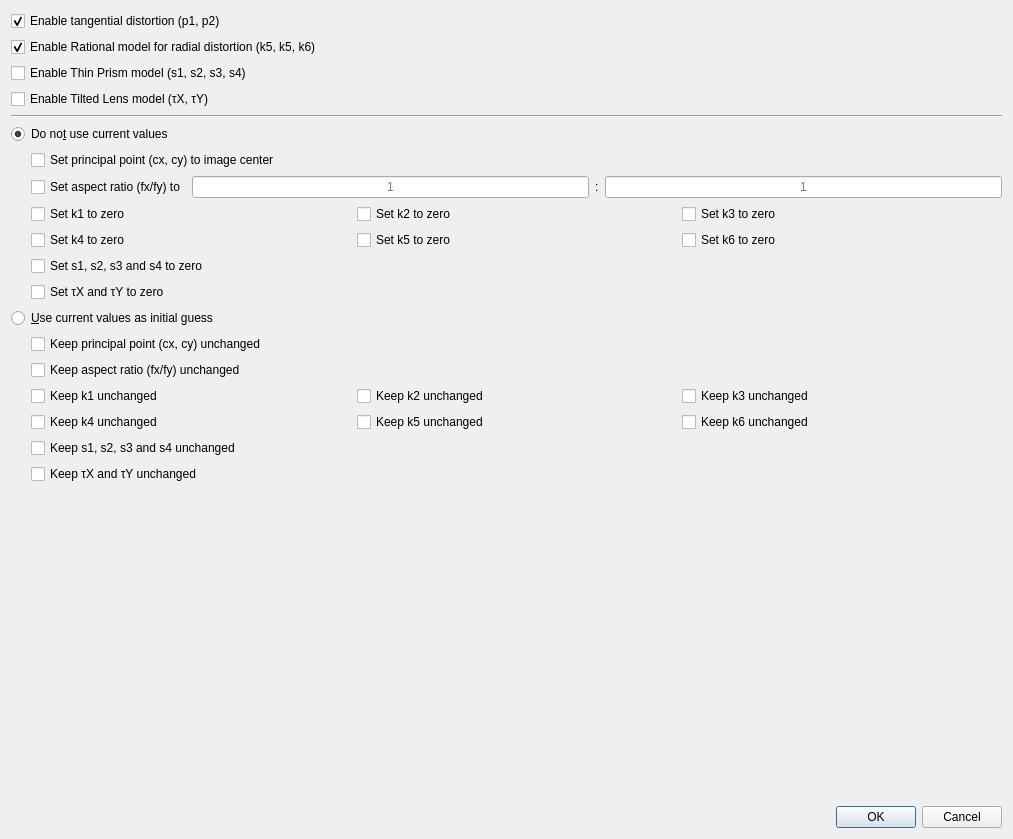
<?xml version="1.0" encoding="UTF-8"?>
<ui version="4.0">
 <class>ccs::main::CalibrationAlgorithmConfigurationDialog</class>
 <widget class="QDialog" name="ccs::main::CalibrationAlgorithmConfigurationDialog">
  <property name="geometry">
   <rect>
    <x>0</x>
    <y>0</y>
    <width>1013</width>
    <height>839</height>
   </rect>
  </property>
  <property name="windowTitle">
   <string>Estimate Calibration Parameters</string>
  </property>
  <layout class="QVBoxLayout" name="verticalLayout">
   <item>
    <widget class="QCheckBox" name="enableTangentialDistortionCheckBox">
     <property name="text">
      <string>Enable tangential distortion (p1, p2)</string>
     </property>
     <property name="checked">
      <bool>true</bool>
     </property>
    </widget>
   </item>
   <item>
    <widget class="QCheckBox" name="enableRationalModelCheckBox">
     <property name="text">
      <string>Enable Rational model for radial distortion (k5, k5, k6)</string>
     </property>
     <property name="checked">
      <bool>true</bool>
     </property>
    </widget>
   </item>
   <item>
    <widget class="QCheckBox" name="enableThinPrismModelCheckBox">
     <property name="text">
      <string>Enable Thin Prism model (s1, s2, s3, s4)</string>
     </property>
    </widget>
   </item>
   <item>
    <widget class="QCheckBox" name="enableTiltedModelCheckBox">
     <property name="text">
      <string>Enable Tilted Lens model (τX, τY)</string>
     </property>
    </widget>
   </item>
   <item>
    <widget class="Line" name="line">
     <property name="orientation">
      <enum>Qt::Horizontal</enum>
     </property>
    </widget>
   </item>
   <item>
    <widget class="QRadioButton" name="noGuessRadioButton">
     <property name="text">
      <string>Do no&amp;t use current values</string>
     </property>
     <property name="checked">
      <bool>true</bool>
     </property>
    </widget>
   </item>
   <item>
    <layout class="QGridLayout" name="gridLayout_2">
     <item row="2" column="2">
      <widget class="QCheckBox" name="noGuessFixK2CheckBox">
       <property name="text">
        <string>Set k2 to zero</string>
       </property>
      </widget>
     </item>
     <item row="0" column="0">
      <spacer name="horizontalSpacer_2">
       <property name="orientation">
        <enum>Qt::Horizontal</enum>
       </property>
       <property name="sizeType">
        <enum>QSizePolicy::Fixed</enum>
       </property>
       <property name="sizeHint" stdset="0">
        <size>
         <width>20</width>
         <height>20</height>
        </size>
       </property>
      </spacer>
     </item>
     <item row="2" column="1">
      <widget class="QCheckBox" name="noGuessFixK1CheckBox">
       <property name="text">
        <string>Set k1 to zero</string>
       </property>
      </widget>
     </item>
     <item row="0" column="1" colspan="3">
      <widget class="QCheckBox" name="noGuessFixPrincipalPointCheckBox">
       <property name="text">
        <string>Set principal point (cx, cy) to image center</string>
       </property>
      </widget>
     </item>
     <item row="3" column="1">
      <widget class="QCheckBox" name="noGuessFixK4CheckBox">
       <property name="text">
        <string>Set k4 to zero</string>
       </property>
      </widget>
     </item>
     <item row="2" column="3">
      <widget class="QCheckBox" name="noGuessFixK3CheckBox">
       <property name="text">
        <string>Set k3 to zero</string>
       </property>
      </widget>
     </item>
     <item row="3" column="3">
      <widget class="QCheckBox" name="noGuessFixK6CheckBox">
       <property name="text">
        <string>Set k6 to zero</string>
       </property>
      </widget>
     </item>
     <item row="3" column="2">
      <widget class="QCheckBox" name="noGuessFixK5CheckBox">
       <property name="text">
        <string>Set k5 to zero</string>
       </property>
      </widget>
     </item>
     <item row="4" column="1" colspan="3">
      <widget class="QCheckBox" name="noGuessFixS1234CheckBox">
       <property name="text">
        <string>Set s1, s2, s3 and s4 to zero</string>
       </property>
      </widget>
     </item>
     <item row="5" column="1" colspan="3">
      <widget class="QCheckBox" name="noGuessFixTauXYCheckBox">
       <property name="text">
        <string>Set τX and τY to zero</string>
       </property>
      </widget>
     </item>
     <item row="1" column="1" colspan="3">
      <layout class="QHBoxLayout" name="horizontalLayout">
       <item>
        <widget class="QCheckBox" name="noGuessFixAspectRatioCheckBox">
         <property name="text">
          <string>Set aspect ratio (fx/fy) to</string>
         </property>
        </widget>
       </item>
       <item>
        <widget class="QLineEdit" name="xAspectRatioLineEdit">
         <property name="alignment">
          <set>Qt::AlignCenter</set>
         </property>
         <property name="placeholderText">
          <string>1</string>
         </property>
        </widget>
       </item>
       <item>
        <widget class="QLabel" name="label">
         <property name="text">
          <string>:</string>
         </property>
        </widget>
       </item>
       <item>
        <widget class="QLineEdit" name="yAspectRatioLineEdit">
         <property name="alignment">
          <set>Qt::AlignCenter</set>
         </property>
         <property name="placeholderText">
          <string>1</string>
         </property>
        </widget>
       </item>
      </layout>
     </item>
    </layout>
   </item>
   <item>
    <widget class="QRadioButton" name="withGuessRadioButton">
     <property name="text">
      <string>&amp;Use current values as initial guess</string>
     </property>
    </widget>
   </item>
   <item>
    <layout class="QGridLayout" name="gridLayout">
     <item row="2" column="2">
      <widget class="QCheckBox" name="withGuessFixK2CheckBox">
       <property name="text">
        <string>Keep k2 unchanged</string>
       </property>
      </widget>
     </item>
     <item row="1" column="1" colspan="3">
      <widget class="QCheckBox" name="withGuessFixAspectRatioCheckBox">
       <property name="text">
        <string>Keep aspect ratio (fx/fy) unchanged</string>
       </property>
      </widget>
     </item>
     <item row="0" column="0">
      <spacer name="horizontalSpacer">
       <property name="orientation">
        <enum>Qt::Horizontal</enum>
       </property>
       <property name="sizeType">
        <enum>QSizePolicy::Fixed</enum>
       </property>
       <property name="sizeHint" stdset="0">
        <size>
         <width>20</width>
         <height>20</height>
        </size>
       </property>
      </spacer>
     </item>
     <item row="2" column="1">
      <widget class="QCheckBox" name="withGuessFixK1CheckBox">
       <property name="text">
        <string>Keep k1 unchanged</string>
       </property>
      </widget>
     </item>
     <item row="0" column="1" colspan="3">
      <widget class="QCheckBox" name="withGuessFixPrincipalPointCheckBox">
       <property name="text">
        <string>Keep principal point (cx, cy) unchanged</string>
       </property>
      </widget>
     </item>
     <item row="3" column="1">
      <widget class="QCheckBox" name="withGuessFixK4CheckBox">
       <property name="text">
        <string>Keep k4 unchanged</string>
       </property>
      </widget>
     </item>
     <item row="2" column="3">
      <widget class="QCheckBox" name="withGuessFixK3CheckBox">
       <property name="text">
        <string>Keep k3 unchanged</string>
       </property>
      </widget>
     </item>
     <item row="3" column="3">
      <widget class="QCheckBox" name="withGuessFixK6CheckBox">
       <property name="text">
        <string>Keep k6 unchanged</string>
       </property>
      </widget>
     </item>
     <item row="3" column="2">
      <widget class="QCheckBox" name="withGuessFixK5CheckBox">
       <property name="text">
        <string>Keep k5 unchanged</string>
       </property>
      </widget>
     </item>
     <item row="4" column="1" colspan="3">
      <widget class="QCheckBox" name="withGuessFixS1234CheckBox">
       <property name="text">
        <string>Keep s1, s2, s3 and s4 unchanged</string>
       </property>
      </widget>
     </item>
     <item row="5" column="1" colspan="3">
      <widget class="QCheckBox" name="withGuessFixTauXYCheckBox">
       <property name="text">
        <string>Keep τX and τY unchanged</string>
       </property>
      </widget>
     </item>
    </layout>
   </item>
   <item>
    <widget class="ccs::main::TermCriteriaConfigurationWidget" name="termCriteriaConfigWidget" native="true"/>
   </item>
   <item>
    <widget class="QDialogButtonBox" name="buttonBox">
     <property name="orientation">
      <enum>Qt::Horizontal</enum>
     </property>
     <property name="standardButtons">
      <set>QDialogButtonBox::Cancel|QDialogButtonBox::Ok</set>
     </property>
    </widget>
   </item>
  </layout>
 </widget>
 <customwidgets>
  <customwidget>
   <class>ccs::main::TermCriteriaConfigurationWidget</class>
   <extends>QWidget</extends>
   <header>main/TermCriteriaConfigurationWidget.h</header>
   <container>1</container>
  </customwidget>
 </customwidgets>
 <tabstops>
  <tabstop>enableTangentialDistortionCheckBox</tabstop>
  <tabstop>enableRationalModelCheckBox</tabstop>
  <tabstop>enableThinPrismModelCheckBox</tabstop>
  <tabstop>enableTiltedModelCheckBox</tabstop>
  <tabstop>noGuessRadioButton</tabstop>
  <tabstop>noGuessFixPrincipalPointCheckBox</tabstop>
  <tabstop>noGuessFixAspectRatioCheckBox</tabstop>
  <tabstop>xAspectRatioLineEdit</tabstop>
  <tabstop>yAspectRatioLineEdit</tabstop>
  <tabstop>noGuessFixK1CheckBox</tabstop>
  <tabstop>noGuessFixK2CheckBox</tabstop>
  <tabstop>noGuessFixK3CheckBox</tabstop>
  <tabstop>noGuessFixK4CheckBox</tabstop>
  <tabstop>noGuessFixK5CheckBox</tabstop>
  <tabstop>noGuessFixK6CheckBox</tabstop>
  <tabstop>noGuessFixS1234CheckBox</tabstop>
  <tabstop>noGuessFixTauXYCheckBox</tabstop>
  <tabstop>withGuessRadioButton</tabstop>
  <tabstop>withGuessFixPrincipalPointCheckBox</tabstop>
  <tabstop>withGuessFixAspectRatioCheckBox</tabstop>
  <tabstop>withGuessFixK1CheckBox</tabstop>
  <tabstop>withGuessFixK2CheckBox</tabstop>
  <tabstop>withGuessFixK3CheckBox</tabstop>
  <tabstop>withGuessFixK4CheckBox</tabstop>
  <tabstop>withGuessFixK5CheckBox</tabstop>
  <tabstop>withGuessFixK6CheckBox</tabstop>
  <tabstop>withGuessFixS1234CheckBox</tabstop>
  <tabstop>withGuessFixTauXYCheckBox</tabstop>
 </tabstops>
 <resources/>
 <connections>
  <connection>
   <sender>buttonBox</sender>
   <signal>accepted()</signal>
   <receiver>ccs::main::CalibrationAlgorithmConfigurationDialog</receiver>
   <slot>accept()</slot>
   <hints>
    <hint type="sourcelabel">
     <x>248</x>
     <y>254</y>
    </hint>
    <hint type="destinationlabel">
     <x>157</x>
     <y>274</y>
    </hint>
   </hints>
  </connection>
  <connection>
   <sender>buttonBox</sender>
   <signal>rejected()</signal>
   <receiver>ccs::main::CalibrationAlgorithmConfigurationDialog</receiver>
   <slot>reject()</slot>
   <hints>
    <hint type="sourcelabel">
     <x>316</x>
     <y>260</y>
    </hint>
    <hint type="destinationlabel">
     <x>286</x>
     <y>274</y>
    </hint>
   </hints>
  </connection>
 </connections>
</ui>
